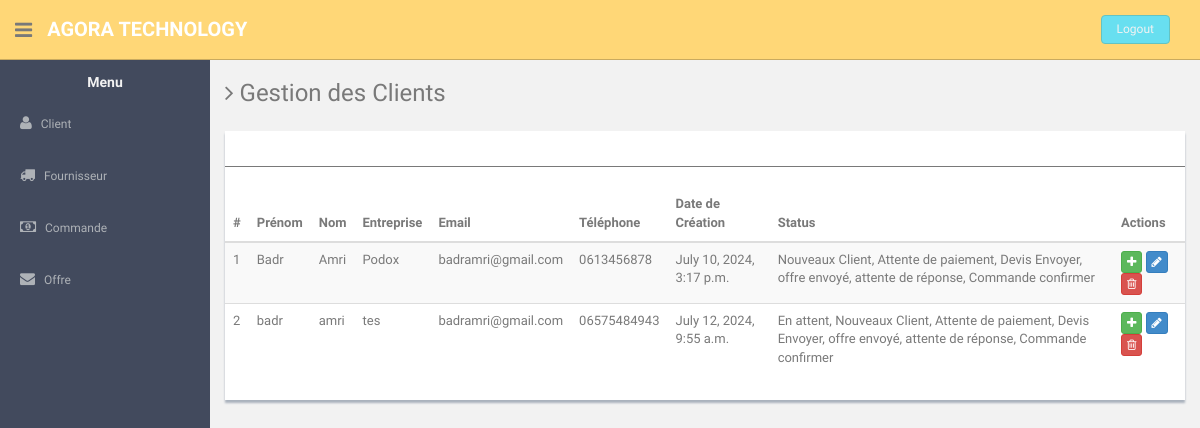
Before: /app/Gclient/ with the older database file.
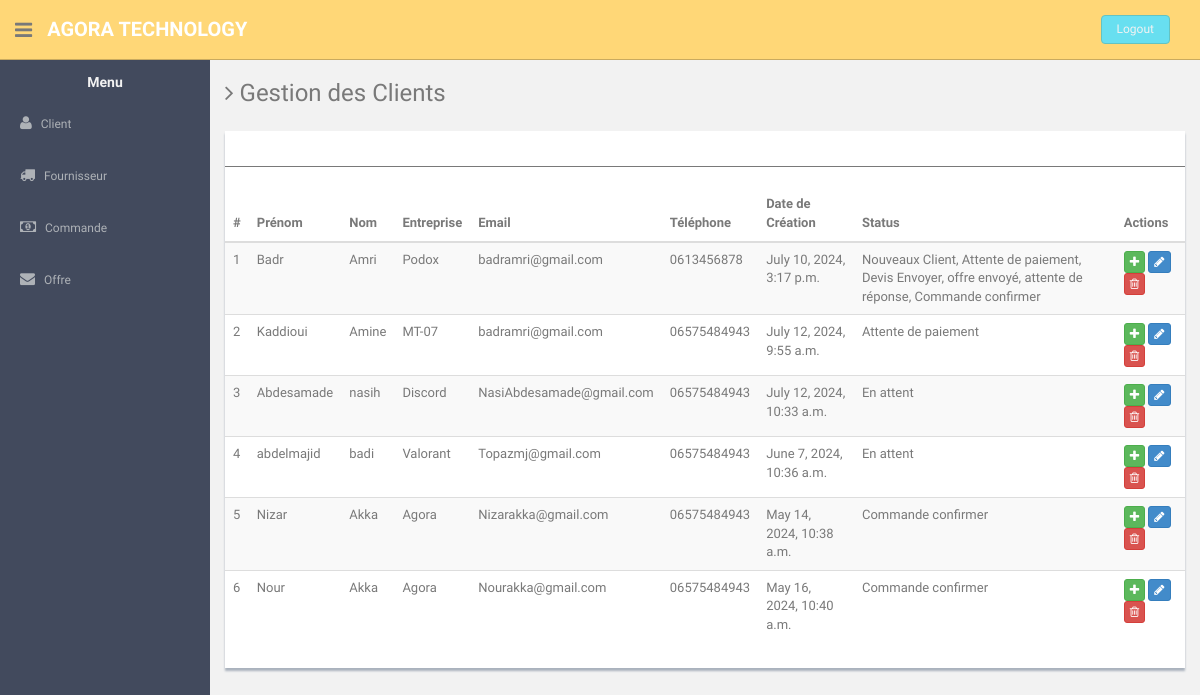
After: the same page with the newer database file.
### GcomApp/models.py (models this page shows, shortened)
class Client(models.Model):
    nom = models.CharField(max_length=100)
    prenom = models.CharField(max_length=100)
    entreprise = models.CharField(max_length=100)
    adresse = models.CharField(max_length=200)
    mail = models.EmailField()
    numero_telephone = models.CharField(max_length=15)
    date_creation = models.DateTimeField(default=timezone.now)
    status = models.ManyToManyField(Status, related_name='clients')

class Status(models.Model):
    name = models.CharField(max_length=100)

### GcomApp/views.py (the view)
# urls.py: path('Gclient/', views.Gclient_view, name='Gclient'),
def Gclient_view(request):
    clients = Client.objects.all()
    statuses = Status.objects.all()  # Fetch all statuses to populate the dropdown
    return render(request, 'Gclient.html', {'clients': clients, 'statuses': statuses})

### GcomApp/templates/Gclient.html (shortened to what this page needs)
<!DOCTYPE html>
<html lang="en">
<head>
    {% load static %}
    <link href="{% static 'assets/css/bootstrap.css' %}" rel="stylesheet">
    <link href="{% static 'assets/font-awesome/css/font-awesome.css' %}" rel="stylesheet" />
    <link rel="stylesheet" type="text/css" href="{% static 'assets/css/zabuto_calendar.css' %}">
    <link rel="stylesheet" type="text/css" href="{% static 'assets/js/gritter/css/jquery.gritter.css' %}" />
    <link rel="stylesheet" type="text/css" href="{% static 'assets/lineicons/style.css' %}">
    <link href="{% static 'assets/css/style.css' %}" rel="stylesheet">
    <link href="{% static 'assets/css/style-responsive.css' %}" rel="stylesheet">
</head>
<body>
    <section id="container">
        <header class="header black-bg">
            <div class="sidebar-toggle-box">
                <div class="fa fa-bars tooltips" data-placement="right" data-original-title="Toggle Navigation"></div>
            </div>
            <a href="{% url 'index' %}" class="logo"><b>Agora Technology</b></a>
            <div class="top-menu">
                <ul class="nav pull-right top-menu">
                    <li><a class="logout" href="{% url 'logout' %}">Logout</a></li>
                </ul>
            </div>
        </header>
        <aside>
            <div id="sidebar" class="nav-collapse ">
                <ul class="sidebar-menu" id="nav-accordion">
                    <h5 class="centered">Menu</h5>
                    <li class="sub-menu">
                        <a href="javascript:;">
                            <i class="fa fa-user"></i>
                            <span>Client</span>
                        </a>
                    </li>
                    <li class="sub-menu">
                        <a href="javascript:;">
                            <i class="fa fa-truck"></i>
                            <span>Fournisseur</span>
                        </a>
                    </li>
                    <li class="sub-menu">
                        <a href="javascript:;">
                            <i class="fa fa-money"></i>
                            <span>Commande</span>
                        </a>
                    </li>
                    <li class="sub-menu">
                        <a href="javascript:;">
                            <i class="fa fa-envelope"></i>
                            <span>Offre</span>
                        </a>
                    </li>
                </ul>
            </div>
        </aside>
        <section id="main-content">
            <section class="wrapper">
                <h3><i class="fa fa-angle-right"></i> Gestion des Clients</h3>
                <div class="row mt">
                    <div class="col-md-12">
                        <div class="content-panel">
                            <table class="table table-striped table-advance table-hover">
                                <hr>
                                <thead>
                                    <tr>
                                        <th>#</th>
                                        <th>Prénom</th>
                                        <th>Nom</th>
                                        <th>Entreprise</th>
                                        <th>Email</th>
                                        <th>Téléphone</th>
                                        <th>Date de Création</th>
                                        <th>Status</th>
                                        <th>Actions</th>
                                    </tr>
                                </thead>
                                <tbody id="clientTableBody">
                                    {% for client in clients %}
                                    <tr id="client-{{ client.id }}">
                                        <td>{{ forloop.counter }}</td>
                                        <td>{{ client.prenom }}</td>
                                        <td>{{ client.nom }}</td>
                                        <td>{{ client.entreprise }}</td>
                                        <td>{{ client.mail }}</td>
                                        <td>{{ client.numero_telephone }}</td>
                                        <td>{{ client.date_creation }}</td>
                                        <td>
                                            {% for status in client.status.all %}
                                                {{ status.name }}{% if not forloop.last %}, {% endif %}
                                            {% endfor %}
                                        </td>
                                        <td>
                                            <button class="btn btn-success btn-xs add-client" data-toggle="modal" data-target="#addClientModal"><i class="fa fa-plus"></i></button>
                                            <button class="btn btn-primary btn-xs edit-client" data-id="{{ client.id }}"><i class="fa fa-pencil"></i></button>
                                            <button class="btn btn-danger btn-xs delete-client" data-id="{{ client.id }}"><i class="fa fa-trash-o "></i></button>
                                        </td>
                                    </tr>
                                    {% endfor %}
                                </tbody>
                            </table>
                        </div>
                    </div>
                </div>
            </section>
        </section>
</body>
</html>

### GcomApp/static/assets/css/style.css (style rules this page uses)
body { color: #797979; background: #f2f2f2; font-family: 'Ruda', sans-serif; padding: 0px !important; margin: 0px !important; font-size:13px; }
ul li { list-style: none; }
a, a:hover, a:focus { text-decoration: none; outline: none; }
#container { width: 100%; height: 100%; }
hr { margin-top: 20px; margin-bottom: 20px; border: 0; border-top: 1px solid #797979; }
.centered { text-align: center; }
.mt { margin-top: 25px; }
ul.top-menu > li > .logout { color: #f2f2f2; font-size: 12px; border-radius: 4px; -webkit-border-radius: 4px; border: 1px solid #64c3c2 !important; padding: 5px 15px; margin-right: 15px; background: #68dff0; margin-top: 15px; }
#sidebar { width: 210px; height: 100%; position: fixed; background: #424a5d; }
#sidebar h5 { color: #f2f2f2; font-weight: 700; }
#sidebar ul li { position: relative; }
ul.sidebar-menu , ul.sidebar-menu li ul.sub { margin: -2px 0 0; padding: 0; }
ul.sidebar-menu { margin-top: 75px; }
ul.sidebar-menu li { margin-bottom: 5px; margin-left:10px; margin-right:10px; }
ul.sidebar-menu li.sub-menu { line-height: 15px; }
ul.sidebar-menu li a span { display: inline-block; }
ul.sidebar-menu li a { color: #aeb2b7; text-decoration: none; display: block; padding: 15px 0 15px 10px; font-size: 12px; outline: none; -webkit-transition: all 0.3s ease; -moz-transition: all 0.3s ease; -o-transition: all 0.3s ease; -ms-transition: all 0.3s ease; transition: all 0.3s ease; }
ul.sidebar-menu li a i { font-size: 15px; padding-right: 6px; }
#main-content { margin-left: 210px; }
.header, .footer { min-height: 60px; padding: 0 15px; }
.header { position: fixed; left: 0; right: 0; z-index: 1002; }
.black-bg { background: #ffd777; border-bottom: 1px solid #c9aa5f; }
.wrapper { display: inline-block; margin-top: 60px; padding-left: 15px; padding-right: 15px; padding-bottom: 15px; padding-top: 0px; width: 100%; }
a.logo { font-size: 20px; color: #ffffff; float: left; margin-top: 15px; text-transform: uppercase; }
a.logo b { font-weight: 900; }
#top_menu .nav > li, ul.top-menu > li { float: left; }
ul.top-menu > li > a { color: #666666; font-size: 16px; border-radius: 4px; -webkit-border-radius: 4px; border:1px solid #666666 !important; padding: 2px 6px; margin-right: 15px; }
.sidebar-toggle-box { float: left; padding-right: 15px; margin-top: 20px; }
.sidebar-toggle-box .fa-bars { cursor: pointer; display: inline-block; font-size: 20px; }
.content-panel { background: #ffffff; box-shadow: 0px 3px 2px #aab2bd; padding-top: 15px; padding-bottom: 5px; }

Changed rows visible on the page:
shown differently, row unchanged: Status "Attente de paiement": no longer shows ","
changed Client: prenom "badr" → "Kaddioui"; nom "amri" → "Amine"; entreprise "tes" → "MT-07"; loses Status (name "En attent"); loses Status (name "Nouveaux Client"); loses Status (name "Devis Envoyer"); loses Status (name "offre envoyé"); loses Status (name "attente de réponse"); loses Status (name "Commande confirmer")
added Client: prenom "Abdesamade", nom "nasih", entreprise "Discord", mail "NasiAbdesamade@gmail.com", numero_telephone "06575484943", date_creation "July 12, 2024, 10:33 a.m.", Status (name "En attent")
added Client: prenom "abdelmajid", nom "badi", entreprise "Valorant", mail "Topazmj@gmail.com", numero_telephone "06575484943", date_creation "June 7, 2024, 10:36 a.m.", Status (name "En attent")
added Client: prenom "Nizar", nom "Akka", entreprise "Agora", mail "Nizarakka@gmail.com", numero_telephone "06575484943", date_creation "May 14, 2024, 10:38 a.m.", Status (name "Commande confirmer")
added Client: prenom "Nour", nom "Akka", entreprise "Agora", mail "Nourakka@gmail.com", numero_telephone "06575484943", date_creation "May 16, 2024, 10:40 a.m.", Status (name "Commande confirmer")
